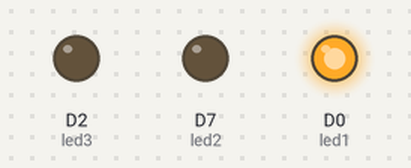
Bench run of a sketch on a simulated ESP8266 (NodeMCU). Shown: output pins drawn as LEDs (lit = HIGH).

Above: at 0.5 s.
At 2.5 s:
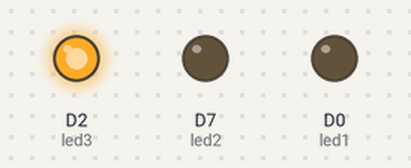
At 3.5 s:
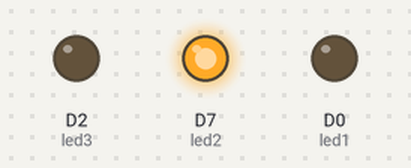
Timing chart, 0 to 5.2 s (numbered marks = the images above):
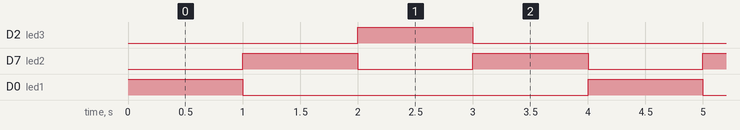

Measured:
- by itself, D2 (led3), D0 (led1): alternates HIGH for 1.0 s and LOW for 3.0 s
- by itself, D7 (led2): alternates HIGH for 1.0 s and LOW for 1.0 s
- by itself, everything shown: repeats every 4.0 s, in 4 steps

The sketch:

blink_an_led_cascading.ino
```cpp
// ------------
// Blink an LED Cascading
// ------------

/*-------------

We've heavily commented this code for you. If you're a pro, feel free to ignore it.

Comments start with two slashes or are blocked off by a slash and a star.
You can read them, but your device can't.
It's like a secret message just for you.

Every program based on Wiring (programming language used by Arduino, and Particle devices) has two essential parts:
setup - runs once at the beginning of your program
loop - runs continuously over and over

You'll see how we use these in a second.

This program will blink an led on and off every second.
It blinks the D7 LED on your Particle device. If you have an LED wired to D0, it will blink that LED as well.

-------------*/


// First, we're going to make some variables.
// In this example, we'll use integer type varibles or "int" for short
// This is our "shorthand" that we'll use throughout the program:

int led1 = D0; // Instead of writing D0 over and over again, we'll write led1
//D0 is the pin on the bottom right of the Argon labeled SDA.
// You'll need to wire an LED to this one to see it blink.

int led2 = D7; // Instead of writing D7 over and over again, we'll write led2
// D7 is one of the available pins on the board, but it is also the little blue LED on your board located in the upper right hand corner.

int led3 = D2;
// This will be our third LED

// Having declared these variables, let's move on to the setup function.
// The setup function is a standard part of any microcontroller program.
// It runs only once when the device boots up or is reset.

void setup() {

 // We are going to tell our device that D0 and D7 (which we named led1 and led2 respectively) are going to be output
 // (That means that we will be sending voltage to them, rather than monitoring voltage that comes from them)

 // It's important you do this here, inside the setup() function rather than outside it or in the loop function.

 pinMode(led1, OUTPUT);
 pinMode(led2, OUTPUT);
 pinMode(led3, OUTPUT);

}

// Next we have the loop function, the other essential part of a microcontroller program.
// This routine gets repeated over and over, as quickly as possible and as many times as possible, after the setup function is called.
// Note: Code that blocks for too long (like more than 5 seconds), can make weird things happen (like dropping the network connection).  The built-in delay function shown below safely interleaves required background activity, so arbitrarily long delays can safely be done if you need them.

void loop() {
 // Turn on the first LED
 digitalWrite(led1, HIGH);
 digitalWrite(led2, LOW);
 digitalWrite(led3, LOW);

 // We'll wait for 1 second...
 delay(1000);

 // Turn off the first LED and turn on the second
 digitalWrite(led1, LOW);
 digitalWrite(led2, HIGH);
 digitalWrite(led3, LOW);

 // Wait 1 second...
 delay(1000);

  // Turn off the second LED and turn on the third
 digitalWrite(led1, LOW);
 digitalWrite(led2, LOW);
 digitalWrite(led3, HIGH);

  // Wait 1 second...
 delay(1000);

  // Turn off the third LED and turn on the second
 digitalWrite(led1, LOW);
 digitalWrite(led2, HIGH);
 digitalWrite(led3, LOW);

 // Wait 1 second...
 delay(1000);

 // And repeat!
}
```
